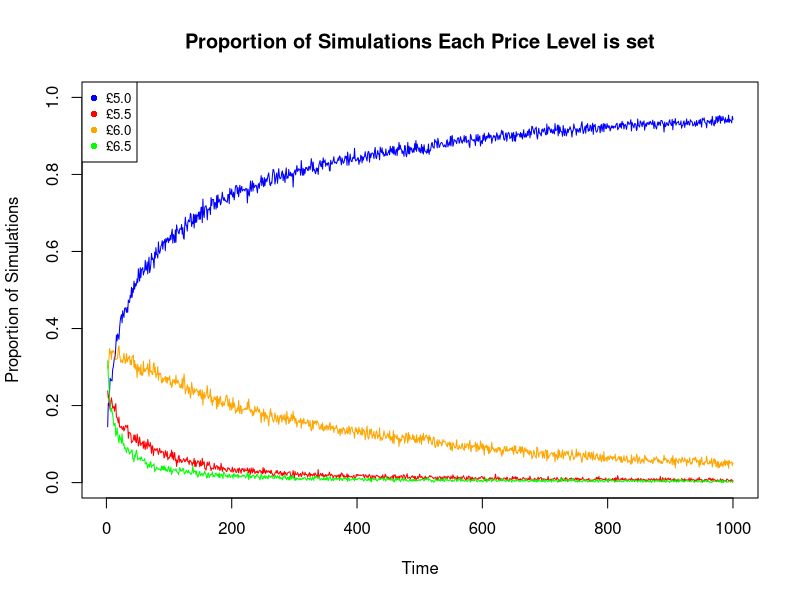
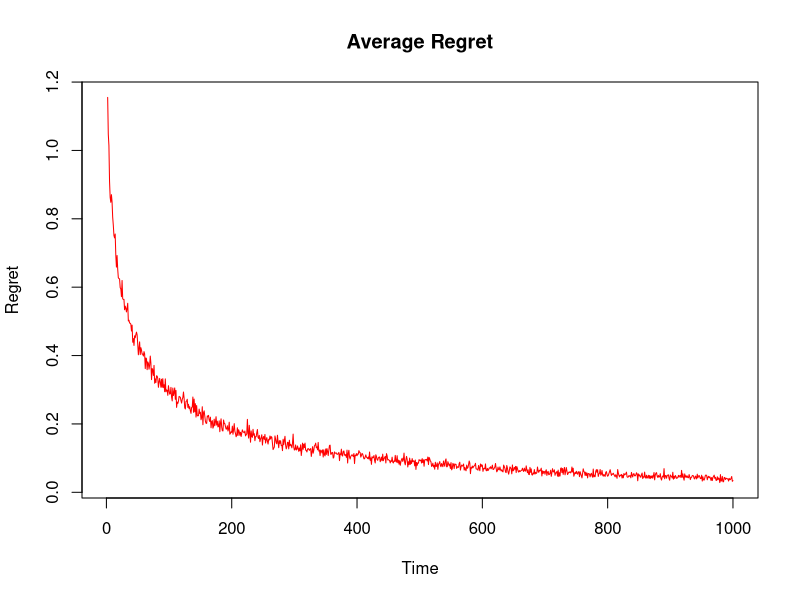

Write R code to recreate these figures, in order.
# There are four possible price levels we can set for our standard product:
# 5.0, 5.5, 6.0, and 6.5
price=c(5.0,5.5,6.0,6.5)

# True probabilities at these price levels are unknown to us
# and we draw random demand from the beta probability distribution
# to compare our performance to the perfectly known demand case.
true=c(0.7,0.4,0.5,0.2)

#now we compute the best expected revenue per period
bestexprevperiod=max(price*true)


# Number of Decision Periods
T=1000
# Number of Simulations
N=1000

# Generating empty matrix and arrays for later use.
decision=matrix(NA,nrow=N,ncol=T)
Revavg=matrix(NA,nrow=N,ncol=T)
aside=array(rep( 0, len=4*N*T), dim=c(4,N,T))
Regret=matrix(NA,nrow=N,ncol=T)

# we  make an array of NA to capture 
# proportions of chosen price levels across all simulations in each period
prop1avgsim=rep( NA, T)
prop2avgsim=rep( NA, T)
prop3avgsim=rep( NA, T)
prop4avgsim=rep( NA, T)
AvgRegretTS=rep( NA, T)



#for loop will run for 1000 simulations
#In each simulation and in each period
# we draw one random variable from beta distribution for each price levels (theta)
# these random variables are the probabilities we get that demand

for(sim in 1:N){
  picked=c(0,0,0,0);
# Initial parameters (a,b) for the beta distribution
# Our initial belief is that they are all uniformly distributed
  a=c(1,1,1,1);
  b=c(1,1,1,1);
  
  Rev=0;
  theta=c(0,0,0,0);
  
  for(t in 1:T){
    theta[1]=rbeta(1,a[1],b[1]);
    theta[2]=rbeta(1,a[2],b[2]);
    theta[3]=rbeta(1,a[3],b[3]);
    theta[4]=rbeta(1,a[4],b[4]);
    
    #now we compare expected revenue (price*theta) across all price levels and
    #we select the price level which gives us the max exp revenue in that period
    #now we draw a random value from the uniform distribution and compare it with the 
    #true probability of the selected price level, 
    
    if(price[1]*theta[1]>=max(price[2]*theta[2],price[3]*theta[3],price[4]*theta[4])){
      picked[1]=picked[1]+1;
      aside[1,sim,t]=1
      decision[sim,t]=1
      exprevchoice=price[1]*true[1]
      random = runif(1,0,1);
     
      #if this is lesser than the true value it indicates 
      #we have demand for that price level therefore,
      #we increment parameter "a" otherwise we increment "b".
      if(random<true[1]){
        a[1]=a[1]+1;
      }
      else{
        b[1]=b[1]+1;
      }
    }
    
    if(price[2]*theta[2]>=max(price[1]*theta[1],price[3]*theta[3],price[4]*theta[4])){
      picked[2]=picked[2]+1;
      aside[2,sim,t]=1
      decision[sim,t]=2
      exprevchoice=price[2]*true[2]
      random = runif(1,0,1);
      if(random<true[2]){
        a[2]=a[2]+1;
      }
      else{
        b[2]=b[2]+1;
      }
    }
    
    if(price[3]*theta[3]>max(price[1]*theta[1],price[2]*theta[2],price[4]*theta[4])){
      picked[3]=picked[3]+1;
      aside[3,sim,t]=1
      decision[sim,t]=3
      exprevchoice=price[3]*true[3]
      random = runif(1,0,1);
      if(random<true[3]){
        a[3]=a[3]+1;
      }
      else{
        b[3]=b[3]+1;
      }
    }
    
    if(price[4]*theta[4]>max(price[1]*theta[1],price[2]*theta[2],price[3]*theta[3])){
      picked[4]=picked[4]+1;
      aside[4,sim,t]=1
      decision[sim,t]=4
      exprevchoice=price[4]*true[4]
      random = runif(1,0,1);
      if(random<true[4]){
        a[4]=a[4]+1;
      }
      else{
        b[4]=b[4]+1;
      }
    }
    #now we calculate regret and
    #we repeat the process for each time period and each simulation in that time period
    Regret[sim,t]=bestexprevperiod-exprevchoice
    
  }
  
}

#for each time period we compute 
#average proportion of selected price level and average regret.
for(t in 2:T){
  prop1avgsim[t]=mean(aside[1,,t]);
  prop2avgsim[t]=mean(aside[2,,t]);
  prop3avgsim[t]=mean(aside[3,,t]);
  prop4avgsim[t]=mean(aside[4,,t]);
  AvgRegretTS[t]=mean(Regret[,t])
}


# Proportion of time each price level is selected:
plot(prop1avgsim,type="l",col = "blue",
     main = "Proportion of Simulations Each Price Level is set",
     xlab = "Time", ylab = "Proportion of Simulations",ylim=c(0,1))
lines(prop2avgsim,type="l",col = "red")
lines(prop3avgsim,type="l",col = "orange")
lines(prop4avgsim,type="l",col = "green")
legend("topleft",c("£5.0","£5.5", "£6.0","£6.5"),cex=.8,col=c("blue","red","orange","green"),pch=c(16,16,16,16))


plot(AvgRegretTS,type="l",col = "red",
     main = "Average Regret",
     xlab = "Time", ylab = "Regret")







